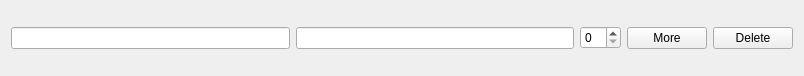
<?xml version="1.0" encoding="UTF-8"?>
<ui version="4.0">
 <class>RuleForm</class>
 <widget class="QWidget" name="RuleForm">
  <property name="geometry">
   <rect>
    <x>0</x>
    <y>0</y>
    <width>804</width>
    <height>76</height>
   </rect>
  </property>
  <property name="windowTitle">
   <string>Form</string>
  </property>
  <layout class="QHBoxLayout" name="horizontalLayout">
   <item>
    <widget class="QLineEdit" name="lineEditSubject"/>
   </item>
   <item>
    <widget class="QLineEdit" name="lineEditName"/>
   </item>
   <item>
    <widget class="QSpinBox" name="spinBoxNumberPairs"/>
   </item>
   <item>
    <widget class="QPushButton" name="pushButtonEdit">
     <property name="text">
      <string>More</string>
     </property>
    </widget>
   </item>
   <item>
    <widget class="QPushButton" name="pushButtonDelete">
     <property name="text">
      <string>Delete</string>
     </property>
    </widget>
   </item>
  </layout>
 </widget>
 <resources/>
 <connections/>
</ui>
